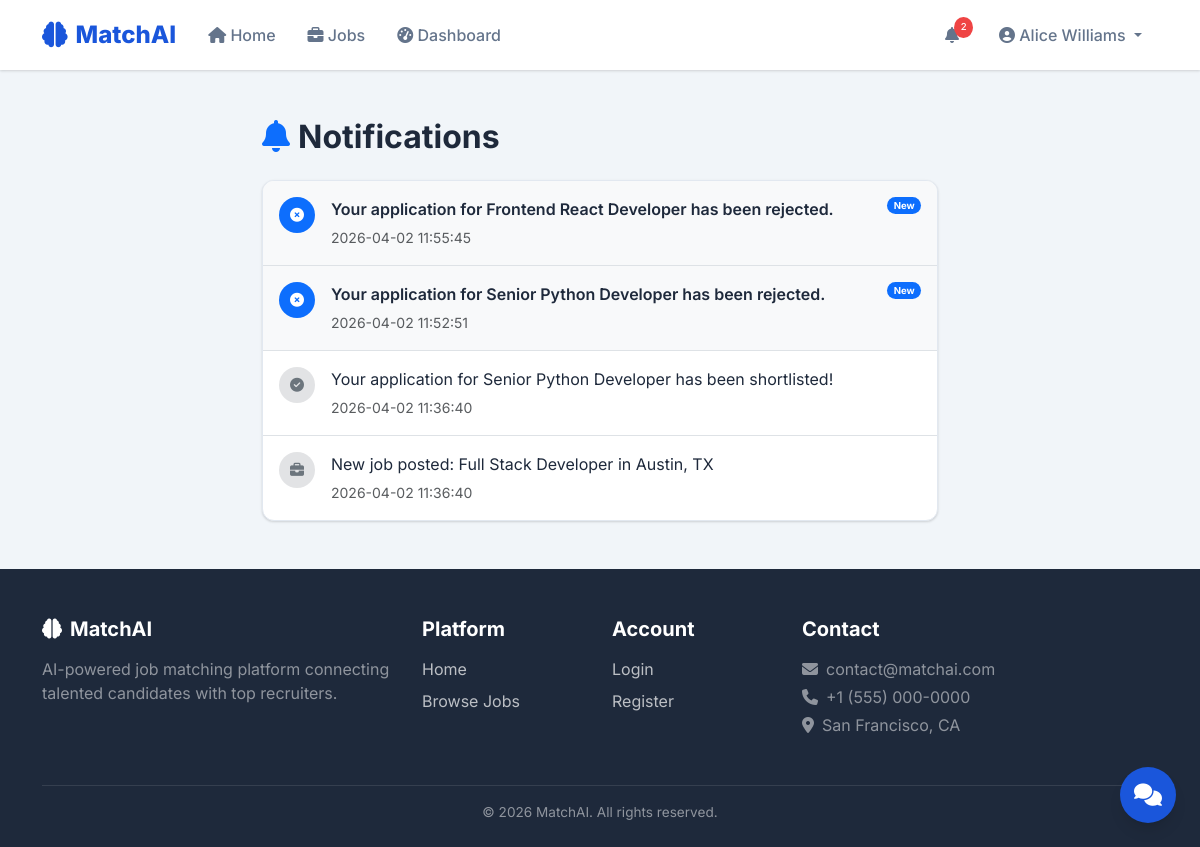
Page /candidate/notifications (signed in) on the committed database.
### tables this page shows
CREATE TABLE notifications (
            id INTEGER PRIMARY KEY AUTOINCREMENT,
            user_id INTEGER NOT NULL,
            message TEXT NOT NULL,
            is_read INTEGER DEFAULT 0,
            created_at TIMESTAMP DEFAULT CURRENT_TIMESTAMP,
            FOREIGN KEY (user_id) REFERENCES users(id)
        );

### app.py (the view)
@app.route("/candidate/notifications")
@login_required
def notifications():
    db = get_db()
    notifs = db.execute(
        "SELECT * FROM notifications WHERE user_id = ? ORDER BY created_at DESC",
        (session["user_id"],),
    ).fetchall()
    db.execute("UPDATE notifications SET is_read = 1 WHERE user_id = ?", (session["user_id"],))
    db.commit()
    db.close()
    return render_template("notifications.html", notifications=notifs)

### app.py (called while the page is built)
def get_db():
    conn = sqlite3.connect(DB_PATH)
    conn.row_factory = sqlite3.Row
    return conn

def login_required(f):
    @wraps(f)
    def decorated(*args, **kwargs):
        if "user_id" not in session:
            flash("Please log in to access this page.", "warning")
            return redirect(url_for("login"))
        return f(*args, **kwargs)
    return decorated

@app.context_processor
def inject_notifications():
    if "user_id" in session:
        db = get_db()
        count = db.execute(
            "SELECT COUNT(*) FROM notifications WHERE user_id = ? AND is_read = 0",
            (session["user_id"],),
        ).fetchone()[0]
        db.close()
        return {"unread_notifications": count}
    return {"unread_notifications": 0}

### templates/notifications.html (shortened to what this page needs)
{% extends "base.html" %}
{% block content %}
<div class="container py-5" style="max-width:700px">
    <h2 class="fw-bold mb-4"><i class="fas fa-bell text-primary me-2"></i>Notifications</h2>
    {% if notifications %}
    <div class="card-custom">
        <div class="card-body p-0">
            {% for notif in notifications %}
            <div class="p-3 d-flex align-items-start gap-3 {% if notif.is_read == 0 %}bg-light{% endif %} {% if not loop.last %}border-bottom{% endif %}">
                <div class="rounded-circle d-flex align-items-center justify-content-center flex-shrink-0 {% if notif.is_read == 0 %}bg-primary text-white{% else %}bg-secondary-subtle text-secondary{% endif %}" style="width:36px;height:36px">
                    <i class="fas {% if 'shortlisted' in notif.message %}fa-check-circle{% elif 'rejected' in notif.message %}fa-times-circle{% elif 'job' in notif.message.lower() %}fa-briefcase{% else %}fa-bell{% endif %} small"></i>
                </div>
                <div class="flex-fill">
                    <p class="mb-1 {% if notif.is_read == 0 %}fw-semibold{% endif %}">{{ notif.message }}</p>
                    <small class="text-muted">{{ notif.created_at }}</small>
                </div>
                {% if notif.is_read == 0 %}
                <span class="badge bg-primary rounded-pill" style="font-size:.6rem">New</span>
                {% endif %}
            </div>
            {% endfor %}
        </div>
    </div>
    {% endif %}
</div>
{% endblock %}

### static/style.css (style rules this page uses)
:root { --primary: #1a56db; --primary-dark: #1e40af; --primary-light: #3b82f6; --primary-bg: #eff6ff; --accent: #0ea5e9; --success: #10b981; --warning: #f59e0b; --danger: #ef4444; --dark: #1e293b; --gray: #64748b; --gray-light: #f1f5f9; --white: #ffffff; --border: #e2e8f0; --shadow: 0 1px 3px rgba(0,0,0,.1), 0 1px 2px rgba(0,0,0,.06); --shadow-md: 0 4px 6px -1px rgba(0,0,0,.1), 0 2px 4px -2px rgba(0,0,0,.1); --shadow-lg: 0 10px 15px -3px rgba(0,0,0,.1), 0 4px 6px -4px rgba(0,0,0,.1); --radius: 12px; --radius-sm: 8px; --transition: all .25s ease; }
* { box-sizing: border-box; }
body { font-family: 'Inter', -apple-system, BlinkMacSystemFont, 'Segoe UI', Roboto, sans-serif; color: var(--dark); background: var(--gray-light); margin: 0; min-height: 100vh; }
.card-custom { background: var(--white); border: 1px solid var(--border); border-radius: var(--radius); box-shadow: var(--shadow); transition: var(--transition); overflow: hidden; }
.card-custom .card-body { padding: 1.5rem; }

### rows in the picture
notifications: message "Your application for Frontend React Developer has been rejected.", created_at "2026-04-02 11:55:45", is_read "New"
notifications: message "Your application for Senior Python Developer has been rejected.", created_at "2026-04-02 11:52:51", is_read "New"
notifications: message "Your application for Senior Python Developer has been shortlisted!", created_at "2026-04-02 11:36:40"
notifications: message "New job posted: Full Stack Developer in Austin, TX", created_at "2026-04-02 11:36:40"

### other values in the picture
{{ unread_notifications }} "2"
{{ session.get('name', 'User') }} "Alice Williams"
